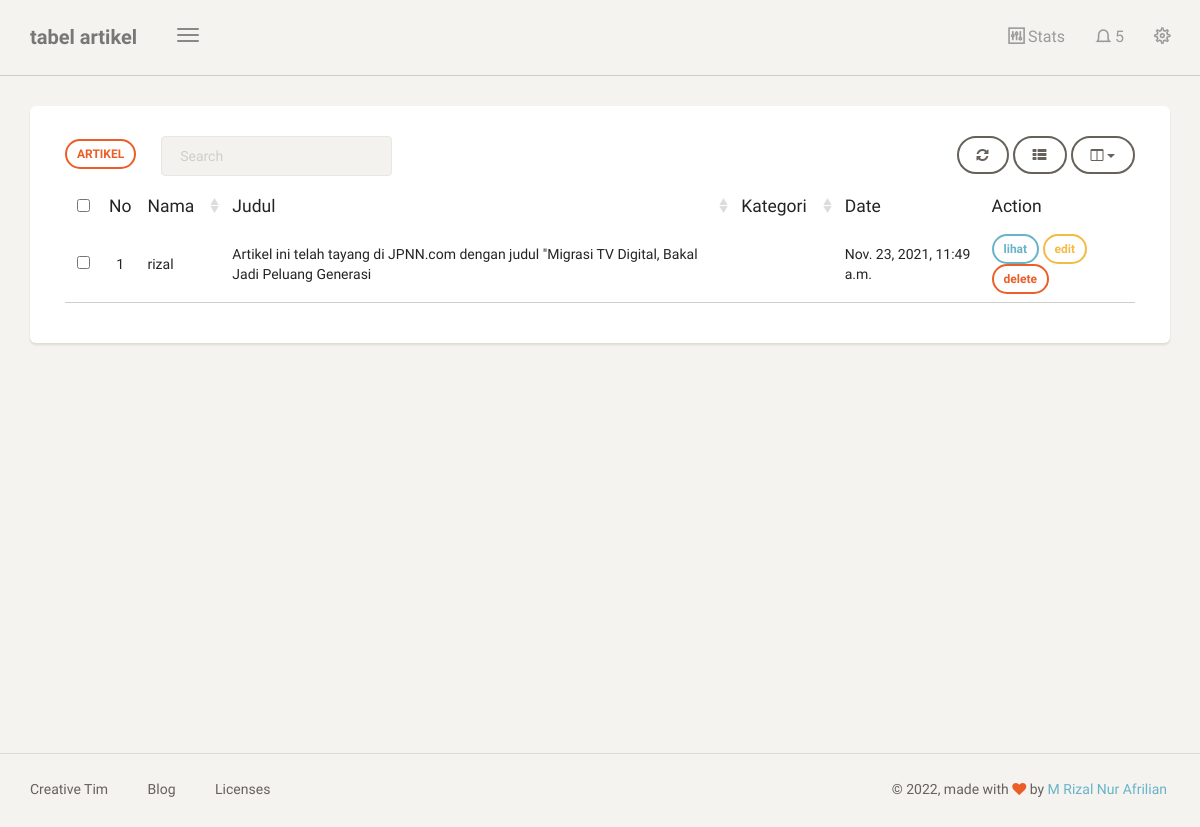
The app's page /dashboard/artikel/ (signed in) with its own data.
### blog/models.py (models this page shows, shortened)
class Artikel(models.Model):
    nama = models.CharField(max_length=100, blank=True, null=True)
    judul = models.CharField(max_length=100)
    body = models.TextField()
    Kategori = models.ForeignKey(Kategori, on_delete=models.PROTECT)
    date = models.DateTimeField(auto_now_add=True)
    class Meta:
        ordering = ['-date']
        verbose_name_plural = "Artikel"

### blog/views.py (the view)
# urls.py: path('artikel/',artikel, name='tabel_artikel'),
@login_required
def artikel(request):
    template_name = "back/tabel_artikel.html"
    artikel = Artikel.objects.all()
    context = {
        'title':'tabel artikel',
        'artikel':artikel
    }
    return render(request, template_name, context)

### templates/back/tabel_artikel.html (shortened to what this page needs)
{% extends 'back/base.html' %}
{% block content %}
<div class="content">
    <div class="container-fluid">
        <div class="row">
            <div class="col-md-12">
                <div class="card">
                    <div class="card-content">
                        <div class="toolbar">
                            <a class="btn btn-sm btn-danger" href="{% url 'tambah_artikel' %}">ARTIKEL</a> &ensp;&ensp;&ensp;
                        </div>
                        <table id="bootstrap-table" class="table">
                            <thead>
                                <th data-field="id" class="text-center">No</th>
                                <th data-field="name" data-sortable="true">Nama</th>
                                <th data-field="salary" data-sortable="true">Judul</th>
                                <th data-field="country" data-sortable="true">Kategori</th>
                                <th data-field="city">Date</th>
                                <th>Action</th>
                            </thead>
                            <tbody>
                                {% for a in artikel %}
                                <tr>
                                    <td>{{forloop.counter}}</td>
                                    <td>{{a.nama}}</td>
                                    <td>{{a.judul}}</td>
                                    <td>{{a.kategori}}</td>
                                    <td>{{a.date}}</td>
                                    <td>
                                        <a class="btn btn-sm btn-info" href="{% url 'lihat_artikel' a.id %}">lihat</a>
                                        <a class="btn btn-sm btn-warning" href="{% url 'edit_artikel' a.id %}">edit</a>
                                        <a onclick="return confirm('delete artikel?')" class="btn btn-sm btn-danger" href="{% url 'delete_artikel' a.id %}">delete</a>
                                    </td>
                                </tr>
                                {% endfor %}
                            </tbody>
                        </table>
                    </div>
                </div>
            </div>
        </div>
    </div>
</div>
{% endblock content %}

### templates/back/base.html (shortened to what this page needs)
{% load static %}
<!doctype html>
<html lang="en">
<head>
    <link href="{% static 'back/css/bootstrap.min.css' %}" rel="stylesheet" />
    <link href="{% static 'back/css/paper-dashboard.css' %}" rel="stylesheet"/>
    <link href="{% static 'back/css/demo.css' %}" rel="stylesheet" />
    <link href="https://maxcdn.bootstrapcdn.com/font-awesome/latest/css/font-awesome.min.css" rel="stylesheet">
    <link href="{% static 'back/css/themify-icons.css' %}" rel="stylesheet">
</head>
<body>
	<div class="wrapper">
	    <div class="main-panel">
			<nav class="navbar navbar-default">
	            <div class="container-fluid">
	                <div class="navbar-header">
	                    <button type="button" class="navbar-toggle">
	                        <span class="icon-bar bar1"></span>
	                        <span class="icon-bar bar2"></span>
	                        <span class="icon-bar bar3"></span>
	                    </button>
	                    <a class="navbar-brand" href="#datatable">{{title}}</a>
	                </div>
	                <div class="collapse navbar-collapse">
	                    <ul class="nav navbar-nav navbar-right">
	                        <li>
	                            <a href="#stats" class="dropdown-toggle btn-magnify" data-toggle="dropdown">
	                                <i class="ti-panel"></i>
									<p>Stats</p>
	                            </a>
	                        </li>
	                        <li class="dropdown">
	                            <a href="#notigfications" class="dropdown-toggle" data-toggle="dropdown">
	                                <i class="ti-bell"></i>
	                                <span class="notification">5</span>
	                            </a>
	                        </li>
							<li>
	                            <a href="#settings" class="btn-rotate">
									<i class="ti-settings"></i>
	                            </a>
	                        </li>
	                    </ul>
	                </div>
	            </div>
	        </nav>
	        {% block content %}
			{% endblock content %}
	        <footer class="footer">
	            <div class="container-fluid">
	                <nav class="pull-left">
	                    <ul>
	                        <li>
	                            <a href="https://www.creative-tim.com">
	                                Creative Tim
	                            </a>
	                        </li>
	                        <li>
	                            <a href="https://blog.creative-tim.com">
	                               Blog
	                            </a>
	                        </li>
	                        <li>
	                            <a href="https://www.creative-tim.com/license">
	                                Licenses
	                            </a>
	                        </li>
	                    </ul>
	                </nav>
					<div class="copyright pull-right">
	                    &copy; <script>document.write(new Date().getFullYear())</script>, made with <i class="fa fa-heart heart"></i> by <a href="https://www.creative-tim.com">M Rizal Nur Afrilian</a>
	                </div>
	            </div>
	        </footer>
	    </div>
	</div>
</body>
</html>

### templates/back/menu.html (shortened to what this page needs)
{% load static %}

### records on screen
Artikel: nama "rizal", judul "Artikel ini telah tayang di JPNN.com dengan judul \"Migrasi TV Digital, Bakal Jadi Peluang Generasi", date "Nov. 23, 2021, 11:49 a.m."

### other values on screen
{{ title }} "tabel artikel"
